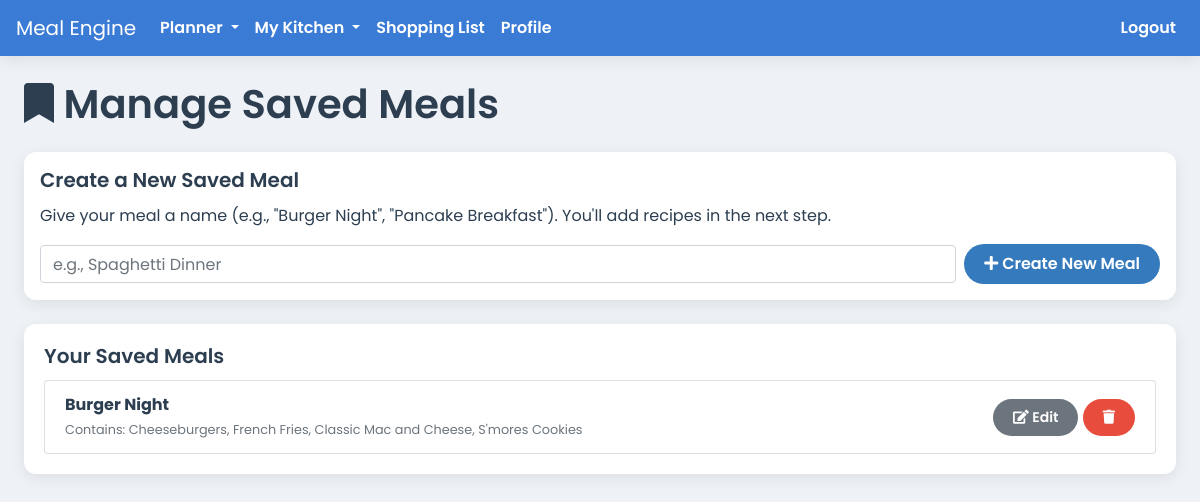
/saved-meals (signed in), run on an earlier commit of the app's database.
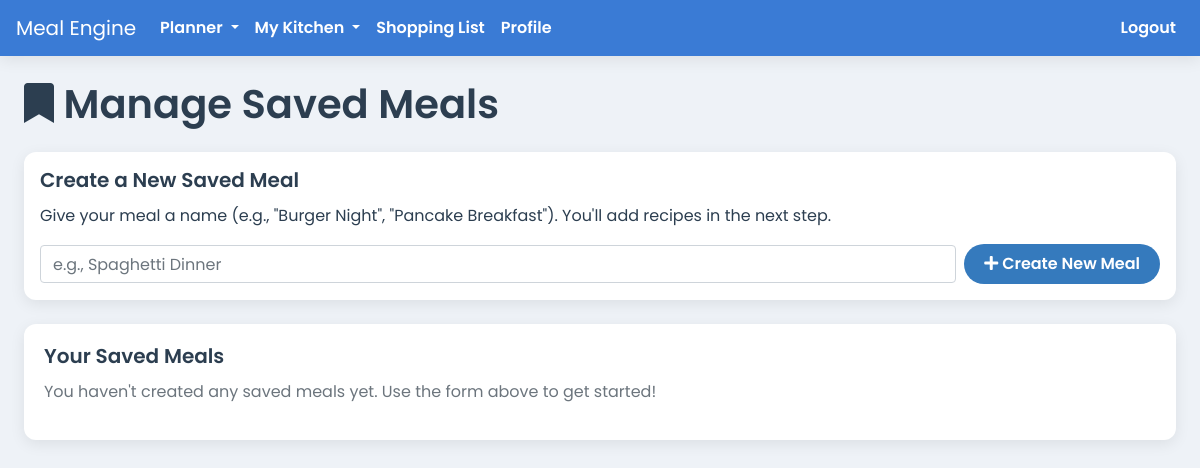
And on a later commit of the database.
### app.py (models this page shows)
class SavedMeal(db.Model):
    id = db.Column(db.Integer, primary_key=True)
    name = db.Column(db.String(100), nullable=False)
    household_id = db.Column(db.Integer, db.ForeignKey('household.id'), nullable=False)
    recipes = db.relationship('Recipe', secondary='saved_meal_recipe_link')

### app.py (the view, shortened to what this page needs)
@app.route('/saved-meals', methods=['GET', 'POST'])
@login_required
def saved_meals():
    all_saved_meals = SavedMeal.query.filter_by(household_id=current_user.household_id).order_by(SavedMeal.name).all()
    return render_template('saved_meals.html', saved_meals=all_saved_meals)

### app.py (called while the page is built)
@app.before_request
def before_request():
    g.current_month_name = date.today().strftime('%B')

@login_manager.user_loader
def load_user(user_id):
    return db.session.get(User, int(user_id))

### templates/saved_meals.html
{% extends 'base.html' %}
{% block content %}
<div class="d-flex justify-content-between align-items-center mb-3">
    <h1><i class="fas fa-bookmark"></i> Manage Saved Meals</h1>
</div>
<div class="card p-3 mb-4">
    <h5 class="card-title">Create a New Saved Meal</h5>
    <p class="card-text">Give your meal a name (e.g., "Burger Night", "Pancake Breakfast"). You'll add recipes in the next step.</p>
    <form method="POST" action="{{ url_for('saved_meals') }}" class="form-inline">
        <div class="form-group flex-grow-1 mr-2">
            <input type="text" name="name" class="form-control w-100" placeholder="e.g., Spaghetti Dinner" required>
        </div>
        <button type="submit" class="btn btn-primary"><i class="fas fa-plus"></i> Create New Meal</button>
    </form>
</div>
<div class="card">
    <div class="card-body">
        <h5 class="card-title">Your Saved Meals</h5>
        {% if saved_meals %}
        <ul class="list-group">
            {% for meal in saved_meals %}
            <li class="list-group-item d-flex justify-content-between align-items-center">
                <div>
                    <strong>{{ meal.name }}</strong>
                    <br>
                    <small class="text-muted">
                        Contains: {{ meal.recipes|map(attribute='name')|join(', ') }}
                    </small>
                </div>
                <div>
                    <a href="{{ url_for('edit_saved_meal', saved_meal_id=meal.id) }}" class="btn btn-secondary btn-sm"><i class="fas fa-edit"></i> Edit</a>
                    <form action="{{ url_for('delete_saved_meal', saved_meal_id=meal.id) }}" method="POST" class="d-inline" onsubmit="return confirm('Are you sure you want to delete this saved meal?');">
                        <button type="submit" class="btn btn-danger btn-sm"><i class="fas fa-trash"></i></button>
                    </form>
                </div>
            </li>
            {% endfor %}
        </ul>
        {% else %}
        <p class="text-muted">You haven't created any saved meals yet. Use the form above to get started!</p>
        {% endif %}
    </div>
</div>
{% endblock %}

What changed in the data, as far as the page shows it:
removed SavedMeal: name "Burger Night", recipes|map "Cheeseburgers, French Fries, Classic Mac and Cheese, S'mores Cookies"
Also different on the page:
text now shown: "You haven't created any saved meals yet. Use the form above to get started!"
